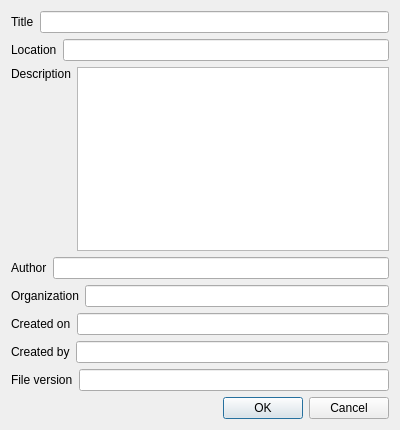
<?xml version="1.0" encoding="UTF-8"?>
<ui version="4.0">
 <class>CFilePropertiesDlg</class>
 <widget class="QDialog" name="CFilePropertiesDlg">
  <property name="geometry">
   <rect>
    <x>0</x>
    <y>0</y>
    <width>400</width>
    <height>430</height>
   </rect>
  </property>
  <property name="windowTitle">
   <string>Graph File Properties</string>
  </property>
  <layout class="QVBoxLayout">
   <item>
    <layout class="QHBoxLayout">
     <item>
      <widget class="QLabel">
       <property name="text">
        <string>Title</string>
       </property>
      </widget>
     </item>
     <item>
      <widget class="QLineEdit" name="c_title"/>
     </item>
    </layout>
   </item>
   <item>
    <layout class="QHBoxLayout">
     <item>
      <widget class="QLabel">
       <property name="text">
        <string>Location</string>
       </property>
      </widget>
     </item>
     <item>
      <widget class="QLineEdit" name="c_location"/>
     </item>
    </layout>
   </item>
   <item>
    <layout class="QHBoxLayout">
     <item>
      <layout class="QVBoxLayout">
       <item>
        <widget class="QLabel">
         <property name="text">
          <string>Description</string>
         </property>
        </widget>
       </item>
       <item>
        <spacer name="verticalSpacer">
         <property name="orientation">
          <enum>Qt::Vertical</enum>
         </property>
         <property name="sizeHint" stdset="0">
          <size>
           <width>20</width>
           <height>40</height>
          </size>
         </property>
        </spacer>
       </item>
      </layout>
     </item>
     <item>
      <widget class="QTextEdit" name="c_description"/>
     </item>
    </layout>
   </item>
   <item>
    <layout class="QHBoxLayout">
     <item>
      <widget class="QLabel">
       <property name="text">
        <string>Author</string>
       </property>
      </widget>
     </item>
     <item>
      <widget class="QLineEdit" name="c_author">
       <property name="readOnly">
        <bool>true</bool>
       </property>
      </widget>
     </item>
    </layout>
   </item>
   <item>
    <layout class="QHBoxLayout">
     <item>
      <widget class="QLabel">
       <property name="text">
        <string>Organization</string>
       </property>
      </widget>
     </item>
     <item>
      <widget class="QLineEdit" name="c_organization">
       <property name="readOnly">
        <bool>true</bool>
       </property>
      </widget>
     </item>
    </layout>
   </item>
   <item>
    <layout class="QHBoxLayout">
     <item>
      <widget class="QLabel">
       <property name="text">
        <string>Created on</string>
       </property>
      </widget>
     </item>
     <item>
      <widget class="QLineEdit" name="c_create_date">
       <property name="readOnly">
        <bool>true</bool>
       </property>
      </widget>
     </item>
    </layout>
   </item>
   <item>
    <layout class="QHBoxLayout">
     <item>
      <widget class="QLabel">
       <property name="text">
        <string>Created by</string>
       </property>
      </widget>
     </item>
     <item>
      <widget class="QLineEdit" name="c_create_program">
       <property name="readOnly">
        <bool>true</bool>
       </property>
      </widget>
     </item>
    </layout>
   </item>
   <item>
    <layout class="QHBoxLayout">
     <item>
      <widget class="QLabel">
       <property name="text">
        <string>File version</string>
       </property>
      </widget>
     </item>
     <item>
      <widget class="QLineEdit" name="c_file_version">
       <property name="readOnly">
        <bool>true</bool>
       </property>
      </widget>
     </item>
    </layout>
   </item>
   <item>
    <layout class="QHBoxLayout">
     <item>
      <spacer name="horizontalSpacer">
       <property name="orientation">
        <enum>Qt::Horizontal</enum>
       </property>
       <property name="sizeHint" stdset="0">
        <size>
         <width>40</width>
         <height>20</height>
        </size>
       </property>
      </spacer>
     </item>
     <item>
      <widget class="QPushButton" name="c_ok">
       <property name="text">
        <string>OK</string>
       </property>
      </widget>
     </item>
     <item>
      <widget class="QPushButton" name="c_cancel">
       <property name="text">
        <string>Cancel</string>
       </property>
      </widget>
     </item>
    </layout>
   </item>
  </layout>
 </widget>
 <resources/>
 <connections>
  <connection>
   <sender>c_ok</sender>
   <signal>clicked()</signal>
   <receiver>CFilePropertiesDlg</receiver>
   <slot>OnOK()</slot>
   <hints>
    <hint type="sourcelabel">
     <x>180</x>
     <y>396</y>
    </hint>
    <hint type="destinationlabel">
     <x>80</x>
     <y>386</y>
    </hint>
   </hints>
  </connection>
  <connection>
   <sender>c_cancel</sender>
   <signal>clicked()</signal>
   <receiver>CFilePropertiesDlg</receiver>
   <slot>OnCancel()</slot>
   <hints>
    <hint type="sourcelabel">
     <x>268</x>
     <y>392</y>
    </hint>
    <hint type="destinationlabel">
     <x>330</x>
     <y>389</y>
    </hint>
   </hints>
  </connection>
 </connections>
 <slots>
  <slot>OnOK()</slot>
  <slot>OnCancel()</slot>
 </slots>
</ui>
